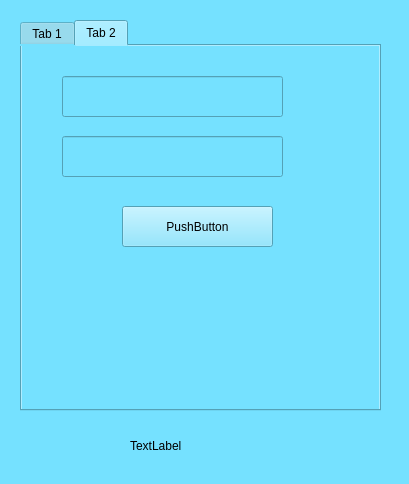
<?xml version="1.0" encoding="UTF-8"?>
<ui version="4.0">
 <class>LoginPage</class>
 <widget class="QWidget" name="LoginPage">
  <property name="geometry">
   <rect>
    <x>0</x>
    <y>0</y>
    <width>409</width>
    <height>484</height>
   </rect>
  </property>
  <property name="maximumSize">
   <size>
    <width>409</width>
    <height>484</height>
   </size>
  </property>
  <property name="windowTitle">
   <string>Form</string>
  </property>
  <property name="styleSheet">
   <string notr="true">background : rgb(117, 225, 255);</string>
  </property>
  <widget class="QTabWidget" name="tabWidget">
   <property name="geometry">
    <rect>
     <x>20</x>
     <y>20</y>
     <width>361</width>
     <height>391</height>
    </rect>
   </property>
   <property name="currentIndex">
    <number>1</number>
   </property>
   <widget class="QWidget" name="tab">
    <attribute name="title">
     <string>Tab 1</string>
    </attribute>
    <widget class="QLineEdit" name="username">
     <property name="geometry">
      <rect>
       <x>20</x>
       <y>30</y>
       <width>221</width>
       <height>41</height>
      </rect>
     </property>
    </widget>
    <widget class="QLineEdit" name="password">
     <property name="geometry">
      <rect>
       <x>20</x>
       <y>80</y>
       <width>221</width>
       <height>41</height>
      </rect>
     </property>
    </widget>
    <widget class="QPushButton" name="singin">
     <property name="geometry">
      <rect>
       <x>100</x>
       <y>150</y>
       <width>151</width>
       <height>41</height>
      </rect>
     </property>
     <property name="text">
      <string>PushButton</string>
     </property>
    </widget>
   </widget>
   <widget class="QWidget" name="tab_2">
    <attribute name="title">
     <string>Tab 2</string>
    </attribute>
    <widget class="QLineEdit" name="username_2">
     <property name="geometry">
      <rect>
       <x>40</x>
       <y>30</y>
       <width>221</width>
       <height>41</height>
      </rect>
     </property>
    </widget>
    <widget class="QLineEdit" name="password_2">
     <property name="geometry">
      <rect>
       <x>40</x>
       <y>90</y>
       <width>221</width>
       <height>41</height>
      </rect>
     </property>
    </widget>
    <widget class="QPushButton" name="login">
     <property name="geometry">
      <rect>
       <x>100</x>
       <y>160</y>
       <width>151</width>
       <height>41</height>
      </rect>
     </property>
     <property name="text">
      <string>PushButton</string>
     </property>
    </widget>
   </widget>
  </widget>
  <widget class="QLabel" name="label">
   <property name="geometry">
    <rect>
     <x>130</x>
     <y>430</y>
     <width>141</width>
     <height>31</height>
    </rect>
   </property>
   <property name="text">
    <string>TextLabel</string>
   </property>
  </widget>
 </widget>
 <resources/>
 <connections/>
</ui>
